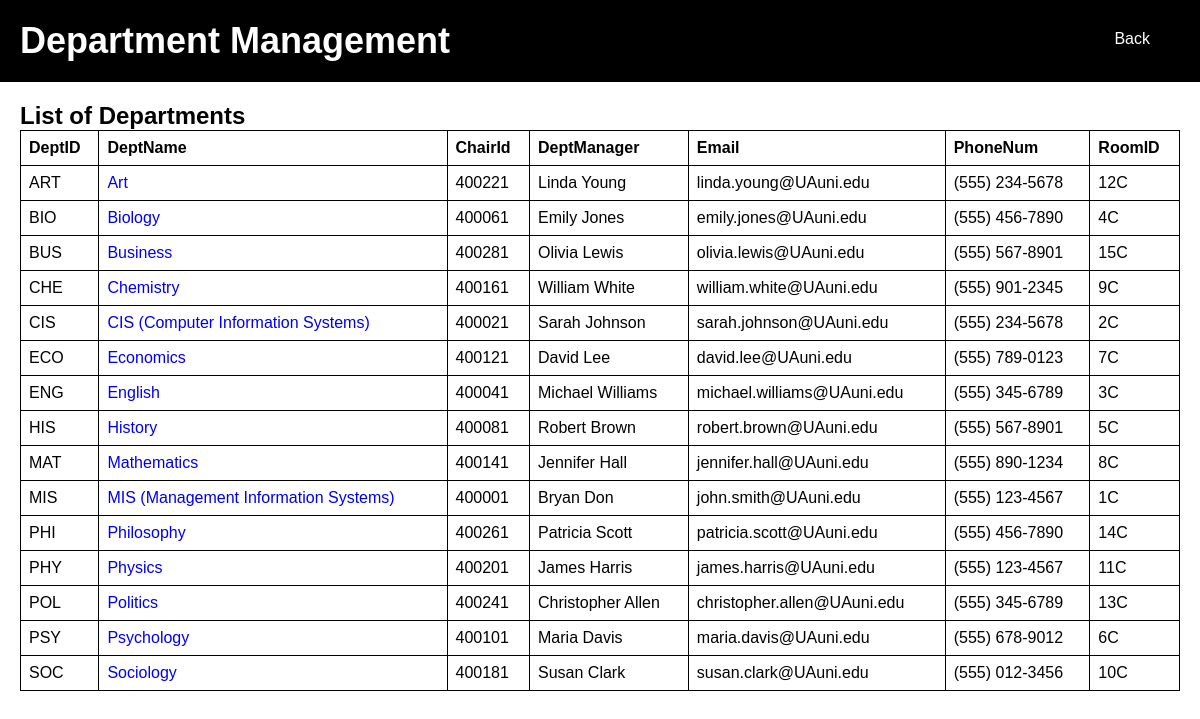
Before: /Systemsproject/facdepartment.php with the older database file.
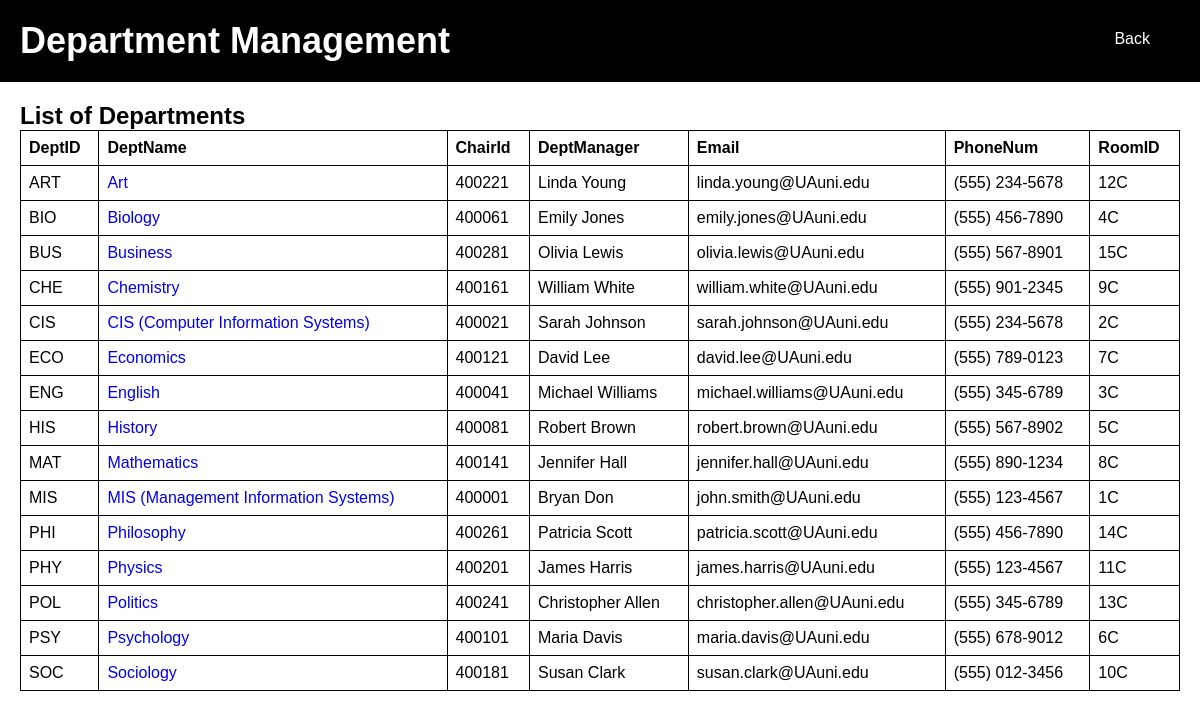
After: the same page with the newer database file.
### tables this page shows
CREATE TABLE `dept` (
  `DeptID` varchar(25) NOT NULL,
  `DeptName` varchar(100) DEFAULT NULL,
  `ChairID` int(11) DEFAULT NULL,
  `DeptManager` varchar(100) DEFAULT NULL,
  `Email` varchar(100) DEFAULT NULL,
  `PhoneNum` varchar(100) DEFAULT NULL,
  `RoomID` varchar(25) DEFAULT NULL
);

### Systemsproject/facdepartment.php (the view, shortened to what this page needs)
<?php
@include 'config1.php';
$query = "SELECT * FROM dept";
$result = mysqli_query($conn, $query);
$departments = [];
while ($row = mysqli_fetch_assoc($result)) {
    $departments[] = $row;
}
?>
<!DOCTYPE html>
<html lang="en">
<head>
    <link rel="stylesheet" href="css/fatman1.css">
</head>
<body>
    <div class="header">
        <h1>Department Management</h1>
        <a href="fac_newhome1.php" class="back-button">Back </a>
    </div>
    <div class="department-container">
        <h2>List of Departments</h2>
        <table>
            <tr>
                <th>DeptID</th>
                <th>DeptName</th>
                <th>ChairId</th>
                <th>DeptManager</th>
                <th>Email</th>
                <th>PhoneNum</th>
                <th>RoomID</th>
            </tr>
            <?php foreach ($departments as $department) : ?>
                <tr>
                    <td><?php echo $department['DeptID']; ?></td>
                    <td>
                        <?php
                         if ($department['DeptID'] === 'MIS') {
                           echo '<a href="mis_departmentinfo1.php">' . htmlspecialchars($department['DeptName']) . '</a>';
                       }
                       elseif ($department['DeptID'] === 'CIS') {
                           echo '<a href="cisinfo1.php">' . htmlspecialchars($department['DeptName']) . '</a>';
                       }
                       elseif ($department['DeptID'] === 'ENG') {
                        echo '<a href="enginfo1.php">' . htmlspecialchars($department['DeptName']) . '</a>';
                    }
                       elseif ($department['DeptID'] === 'ART') {
                           echo '<a href="artinfo1.php">' . htmlspecialchars($department['DeptName']) . '</a>';
                       }
                        elseif ($department['DeptID'] === 'BUS') {
                           echo '<a href="businfo1.php">' . htmlspecialchars($department['DeptName']) . '</a>';
                       }
                        elseif ($department['DeptID'] === 'CHE') {
                           echo '<a href="cheinfo1.php">' . htmlspecialchars($department['DeptName']) . '</a>';
                       }
                        elseif ($department['DeptID'] === 'ECO') {
                           echo '<a href="ecoinfo1.php">' . htmlspecialchars($department['DeptName']) . '</a>';
                       }
                       elseif ($department['DeptID'] === 'HIS') {
                        echo '<a href="hisinfo1.php">' . htmlspecialchars($department['DeptName']) . '</a>';
                       }
                    elseif ($department['DeptID'] === 'MAT') {
                     echo '<a href="matinfo1.php">' . htmlspecialchars($department['DeptName']) . '</a>';
                       }
                   elseif ($department['DeptID'] === 'PHI') {
                  echo '<a href="phiinfo1.php">' . htmlspecialchars($department['DeptName']) . '</a>';
                       }
                     elseif ($department['DeptID'] === 'PHY') {
                    echo '<a href="phyinfo1.php">' . htmlspecialchars($department['DeptName']) . '</a>';
                         }
                         elseif ($department['DeptID'] === 'POL') {
                           echo '<a href="polinfo1.php">' . htmlspecialchars($department['DeptName']) . '</a>';
                                }
                                elseif ($department['DeptID'] === 'PSY') {
                                 echo '<a href="psyinfo1.php">' . htmlspecialchars($department['DeptName']) . '</a>';
                                      }
                                      elseif ($department['DeptID'] === 'SOC') {
                                       echo '<a href="socinfo1.php">' . htmlspecialchars($department['DeptName']) . '</a>';
                                            }
                       else {
                           echo '<a href="department_info1.php?DeptID=' . urlencode($department['DeptID']) . '">' . htmlspecialchars($department['DeptName']) . '</a>';
                       }
                       ?>
                    </td>
                    <td><?php echo $department['ChairID']; ?></td>
                    <td><?php echo $department['DeptManager']; ?></td>
                    <td><?php echo $department['Email']; ?></td>
                    <td><?php echo $department['PhoneNum']; ?></td>
                    <td><?php echo $department['RoomID']; ?></td>
                </tr>
            <?php endforeach; ?>
        </table>
    </div>
</body>
</html>

Changed rows visible on the page:
changed dept "HIS": PhoneNum "(555) 567-8901" → "(555) 567-8902"
